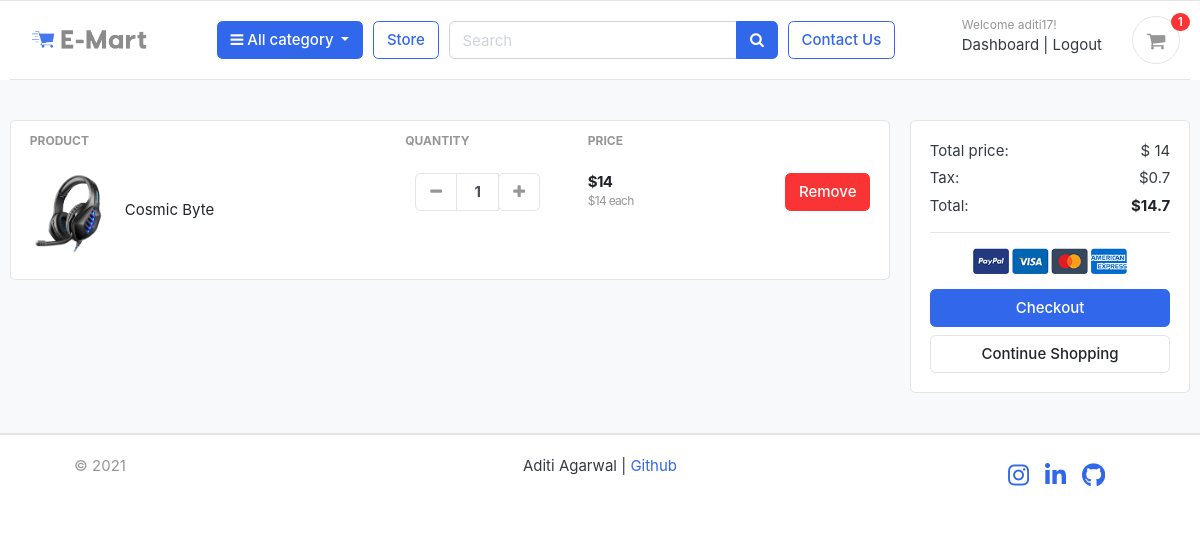
Screenshot of /cart/ (signed in) with the database file from the repository.
### accounts/models.py (models this page shows, shortened)
class Account(AbstractBaseUser):
    first_name=models.CharField(max_length=50)
    last_name=models.CharField(max_length=50)
    username=models.CharField(max_length=50,unique=True)
    email=models.EmailField(max_length=100,unique=True)
    phone_number=models.CharField(max_length=15)
    date_joined=models.DateTimeField(auto_now_add=True)
    last_login=models.DateTimeField(auto_now_add=True)
    is_admin=models.BooleanField(default=False)
    is_staff=models.BooleanField(default=False)
    is_active=models.BooleanField(default=False)
    is_superadmin=models.BooleanField(default=False)
    USERNAME_FIELD='email'
    REQUIRED_FIELDS=['username','first_name','last_name']
    objects= MyAccountManager()

### carts/models.py (models this page shows, shortened)
class CartItem(models.Model):
    user=models.ForeignKey(Account,on_delete=models.CASCADE,null=True)
    product=models.ForeignKey(Product,on_delete=models.CASCADE)
    variations=models.ManyToManyField(Variation,blank=True)
    cart=models.ForeignKey(Cart,on_delete=models.CASCADE,null=True)
    quantity=models.IntegerField()
    is_active=models.BooleanField(default=True)
    def sub_total(self):
        return self.product.price * self.quantity

### store/models.py (models this page shows, shortened)
class Product(models.Model):
    product_name    = models.CharField(max_length=200, unique=True)
    slug            = models.SlugField(max_length=200, unique=True)
    description     = models.TextField(max_length=500, blank=True)
    price           = models.IntegerField()
    images          = models.ImageField(upload_to='photos/products')
    stock           = models.IntegerField()
    is_available    = models.BooleanField(default=True)
    category        = models.ForeignKey(Category, on_delete=models.CASCADE)
    created_date    = models.DateTimeField(auto_now_add=True)
    modified_date   = models.DateTimeField(auto_now=True)
    def get_url(self):
        return reverse('product_detail', args=[self.category.slug, self.slug])

### carts/views.py (the view)
# urls.py: path('',views.cart,name="cart"),
def cart(request,total=0, quantity=0, cart_items=None):
    try:
        tax=0
        grand_total=0
        if request.user.is_authenticated:
            cart_items=CartItem.objects.filter(user=request.user,is_active=True)
        else:
            cart=Cart.objects.get(cart_id=_cart_id(request))
            cart_items=CartItem.objects.filter(cart=cart,is_active=True)
        for cart_item in cart_items:
            total+=(cart_item.product.price*cart_item.quantity)
            quantity+=1
        tax=(5*total)/100
        grand_total=total+tax
    except ObjectDoesNotExist:
        pass
    context={
        'total': total,
        'quantity':quantity,
        'cart_items':cart_items,
        'tax':tax,
        'grand_total':grand_total,
    }
    return render(request,'store/cart.html',context)

### carts/context_processors.py (called while the page is built)
def counter(request):
    cart_count=0
    if 'admin' in request.path:
        return {}
    else:
        try:
            cart=Cart.objects.filter(cart_id=_cart_id(request))
            if request.user.is_authenticated:
                cart_items=CartItem.objects.all().filter(user=request.user)
            else:
                cart_items=CartItem.objects.all().filter(cart=cart[:1])
            for cart_item in cart_items:
                cart_count+=cart_item.quantity
        except Cart.DoesNotExist:
            cart_count=0
    return dict(cart_count=cart_count)

### carts/views.py (called while the page is built)
def _cart_id(request):
    cart=request.session.session_key
    if not cart:
        request.session.create()
    return cart

### category/context_processors.py (called while the page is built)
def menu_links(request):
    links=Category.objects.all
    return dict(links=links)

### category/models.py (called while the page is built)
    def get_url(self):
        return reverse('product_by_category',args=[self.slug])

### templates/store/cart.html (shortened to what this page needs)
{% extends 'base.html' %}
{% load static %}
{% block content %}
<section class="section-content padding-y bg">
    <div class="container">
    {% if not cart_items %}
    <h2 class="text-center"> YOUR SHOPPING CART IS EMPTY!!</h2><br> <h4> Explore our Mart and add items to your cart.</h4>
    <br><div class="text-center">
    <a href="/" class="btn btn-primary">Continue Shopping</a></div>
    {% else %}
    <div class="row">
        <aside class="col-lg-9">
    <div class="card">
    <table class="table table-borderless table-shopping-cart">
    <thead class="text-muted">
    <tr class="small text-uppercase">
      <th scope="col">Product</th>
      <th scope="col" width="120">Quantity</th>
      <th scope="col" width="120">Price</th>
      <th scope="col" class="text-right" width="200"> </th>
    </tr>
    </thead>
    <tbody>
        {% for cart_item in cart_items %}
    <tr>
        <td>
            <figure class="itemside align-items-center">
                <div class="aside"><img src="{{cart_item.product.images.url}}" class="img-sm" style="max-width:100%; max-height:25%; "></div>
                <figcaption class="info">
                    <a href="{{cart_item.product.get_url}}" class="title text-dark">{{cart_item.product.product_name}}</a>
                </figcaption>
            </figure>
        </td>
        <td>
            <div class="col">
                <div class="input-group input-spinner">
                    <div class="input-group-prepend">
                    <a href="{% url 'remove_cart' cart_item.product.id cart_item.id %}" class="btn btn-light" type="button" id="button-plus"> <i class="fa fa-minus"></i> </a>
                    </div>
                    <input type="text" class="form-control"  value="{{ cart_item.quantity }}">
                    <div class="input-group-append">
                        <form action="{% url 'add_cart' cart_item.product.id %}" method="POST">
                            <button class="btn btn-light" type="submit" id="button-minus"> <i class="fa fa-plus"></i> </button>
                        </form>
                    </div>
                </div>
            </div>
        </td>
        <td>
            <div class="price-wrap">
                <var class="price">${{cart_item.sub_total}}</var>
                <small class="text-muted">${{cart_item.product.price}} each </small>
            </div>
        </td>
        <td class="text-right">
            <a href="{% url 'remove_cart_item' cart_item.product.id cart_item.id %}" onclick="return confirm('Are you sure you want to delete this item?')" class="btn btn-danger"> Remove</a>
        </td>
    </tr>
    {% endfor %}
    </tbody>
    </table>
    </div>
        </aside>
        <aside class="col-lg-3">
            <div class="card">
            <div class="card-body">
                <dl class="dlist-align">
                  <dt>Total price:</dt>
                  <dd class="text-right">$ {{total}}</dd>
                </dl>
                <dl class="dlist-align">
                  <dt>Tax:</dt>
                  <dd class="text-right"> ${{tax}}</dd>
                </dl>
                <dl class="dlist-align">
                  <dt>Total:</dt>
                  <dd class="text-right text-dark b"><strong>${{grand_total}} </strong></dd>
                </dl>
                <hr>
                <p class="text-center mb-3">
                    <img src="{% static './images/misc/payments.png' %}" height="26">
                </p>
                <a href="{% url 'checkout' %}" class="btn btn-primary btn-block"> Checkout </a>
                <a href="/" class="btn btn-light btn-block">Continue Shopping</a>
            </div>
            </div>
    </aside>
    </div>
    </div>
    {% endif %}
    </section>
{% endblock %}

### templates/base.html (shortened to what this page needs)
{% load static %}
<!DOCTYPE HTML>
<html lang="en">
<head>
<link href="{% static 'css/bootstrap.css' %}" rel="stylesheet" type="text/css"/>
<link href="{% static 'fonts/fontawesome/css/all.min.css' %}" type="text/css" rel="stylesheet">
<link href="https://cdnjs.cloudflare.com/ajax/libs/Swiper/4.3.5/css/swiper.min.css" type="text/css" rel="stylesheet">
<link href="{% static 'css/ui.css' %}" rel="stylesheet" type="text/css"/>
<link href="{% static 'css/responsive.css' %}" rel="stylesheet" media="only screen and (max-width: 1200px)" />
<link href="{% static 'css/custom.css' %}" rel="stylesheet" type="text/css"/>
<link rel="stylesheet" href="https://cdnjs.cloudflare.com/ajax/libs/font-awesome/4.7.0/css/font-awesome.min.css">
</head>
<body>
	<header class="section-header">
		<div class="container">
			<section class="header-main border-bottom">
				<div class="container">
					<div class="row align-items-center">
						<div class="col-lg-2 col-md-3 col-6">
							<a href="{% url 'home' %}" class="brand-wrap">
								<img class="logo" src="{% static './images/logo1.png' %}">
							</a>
						</div>
						<div class="col-lg col-sm col-md col-6 flex-grow-0">
							<div class="category-wrap dropdown d-inline-block float-right">
								<button type="button" class="btn btn-primary dropdown-toggle" data-toggle="dropdown">
									<i class="fa fa-bars"></i> All category
								</button>
							</div>
						</div>
						<a href="{% url 'store' %}" class="btn btn-outline-primary">Store</a>
						<div class="col-lg  col-md-6 col-sm-12 col">
							<form action="{% url 'search' %}" class="search" method="GET">
								<div class="input-group w-100">
									<input type="text" class="form-control" style="width:60%;" placeholder="Search" name="keyword">
									<div class="input-group-append">
									  <button class="btn btn-primary" type="submit">
										<i class="fa fa-search"></i>
									  </button>
									</div>
								</div>
							</form>
						</div>
							<a href="{% url 'contact' %}" class="btn btn-outline-primary">Contact Us</a>
						<div class="col-lg-3 col-sm-6 col-8 order-2 order-lg-3">
							<div class="d-flex justify-content-end mb-3 mb-lg-0">
								{% if user.id is None %}
								<div class="widget-header">
									<small class="title text-muted">Welcome guest!</small>
									<div>
										<a href="{% url 'login' %}">Sign in</a> <span class="dark-transp"> | </span>
										<a href="{% url 'register' %}"> Register</a>
									</div>
								</div>
								{% else %}
								<div class="widget-header">
									<small class="title text-muted">Welcome {{user.username}}!</small>
									<div>
										<a href="{% url 'dashboard' %}">Dashboard</a> <span class="dark-transp"> | </span>
										<a href="{% url 'logout' %}"> Logout</a>
									</div>
								</div>
								{% endif %}
								<a href="{% url 'cart' %}" class="widget-header pl-3 ml-3">
									<div class="icon icon-sm rounded-circle border"><i class="fa fa-shopping-cart"></i></div>
									<span class="badge badge-pill badge-danger notify">{{cart_count}}</span>
								</a>
							</div>
						</div>
					</div>
				</div>
			</section>
	</header>
<body>
    {% block content %}
    {% endblock %}
    <footer class="section-footer border-top" text-align="center">
		<div class="container">
			<section class="footer-bottom border-top row">
				<div class="col-md-2 text-md-center">
					<p class="text-muted"> &copy 2021  </p>
				</div>
				<div class="col-md-8 text-md-center">Aditi Agarwal | <a href="https://github.com/AditiAgarwal17/emart">Github</div>
				<div class="social-icons">
					<a class="social-icon instagram" href="https://www.instagram.com/aditi_agarwal_17/" target="_blank" rel="author">
						<i class="fab fa-instagram"></i>
					</a>
					<a class="social-icon linkedin" href="https://www.linkedin.com/in/aditiagarwal17/" target="_blank" rel="author">
						<i class="fab fa-linkedin-in"></i>
					</a>
					<a class="social-icon github" href="https://github.com/AditiAgarwal17" target="_blank" rel="author">
						<i class="fab fa-github"></i>
					</a>
				</div>
			</section>
		</div>
	</footer>
    </body>
    </html>

### static/css/ui.css (style rules this page uses)
html { font-family: "Inter", sans-serif; font-size: 15px; }
.price-wrap { letter-spacing: -0.7px; }
.icon-xs, .icon-sm, .icon-md, .icon-lg { display: inline-block; text-align: center; flex-shrink: 0; flex-grow: 0; }
.icon-sm { width: 48px; height: 48px; line-height: 48px !important; font-size: 20px; }
.img-xs, .img-sm, .img-md, .img-lg { -o-object-fit: cover; object-fit: cover; flex-shrink: 0; flex-grow: 0; }
.img-sm { width: 80px; height: 80px; }
.padding-y { padding-top: 40px; padding-bottom: 40px; }
var { font-style: normal; }
figure { margin-bottom: 0; }
.bg { background-color: #f8f9fa; }
.b { font-weight: 600; }
p:last-child { margin-bottom: 0; }
.header-main { position: relative; padding-top: 1rem; padding-bottom: 1rem; }
.brand-wrap .logo, .navbar-brand .logo { margin-right: 7px; max-height: 42px; display: inline-block; }
.widget-header { display: inline-block; vertical-align: middle; position: relative; }
.widget-header a { color: #343a40; }
.widget-header i { color: #969696; }
.widget-header .title { display: block; }
.widget-header .notify { position: absolute; top: -3px; right: -10px; }
.footer-bottom { padding-top: 20px; padding-bottom: 20px; }
.btn-light { background-color: #fff; border-color: #e4e4e4; }
.btn-light i { color: #969696; }
.itemside { position: relative; display: flex; width: 100%; }
.itemside .aside { position: relative; flex-shrink: 0; }
.itemside .info { padding-left: 15px; padding-right: 7px; }
.itemside .title { display: block; margin-bottom: 5px; color: #212529; }
[class*=dlist-] { margin-bottom: 5px; }
[class*=dlist-] dd { margin-bottom: 0; }
.dlist-align { display: flex; }
.dlist-align dt { width: 150px; word-wrap: break-word; font-weight: normal; }
.dlist-align dd { flex-grow: 1; }
.notify { position: absolute; top: -4px; right: -10px; display: inline-block; padding: 0.25em 0.6em; font-size: 12px; line-height: 1; text-align: center; border-radius: 3rem; color: #fff; background-color: #fa3434; }
.price { font-weight: 600; color: #212529; }
.input-spinner { width: 125px; flex-wrap: nowrap; display: inline-flex; vertical-align: middle; }
.input-spinner input.form-control { text-align: center; max-width: 46px; font-weight: bold; flex-basis: 46px; border-color: #e4e4e4; flex-grow: 0; }
.input-spinner .btn { width: 42px; text-align: center; padding-left: 0.5rem; padding-right: 0.5rem; }
.table-shopping-cart.table td, .table-shopping-cart.table th { padding-left: 1.25rem; padding-right: 1.25rem; }
.table-shopping-cart .price-wrap { line-height: 1.2; }
.table-shopping-cart .price { font-weight: bold; margin-right: 5px; display: block; }

### static/css/custom.css (style rules this page uses)
.social-icons { display: flex; font-size: 20px; align-items: center; justify-content: center; flex-flow: row wrap; }
.social-icon { display: flex; position: relative; overflow: hidden; width: var(--link-size); height: var(--link-size); margin: 8px; box-shadow: 2px 5px 5px var(--shadow-col); text-decoration: none; transition: var(--trans-props); }
.social-icon i { margin: auto; font-size: 24px; color: var(--col-icon-instagram); z-index: 1; transition: var(--trans-props); }
.linkedin i { margin: auto; font-size: 24px; color: var(--col-icon-linkedin); z-index: 1; transition: var(--trans-props); }
.github i { margin: auto; font-size: 24px; color: var(--col-icon-github); z-index: 1; transition: var(--trans-props); }
.social-icon:after { content: ""; width: var(--link-size); height: var(--link-size); position: absolute; transform: translate(0, var(--link-size)); border-radius: 50%; transition: var(--trans-props); }
.social-icon.instagram:after { background-color: #1da1f2; box-shadow: var(--instagram); }
.social-icon.github:after { background-color: #1da1f2; box-shadow: var(--github); }
.social-icon.linkedin:after { background-color: #0e76a8; box-shadow: var(--linkedin); }

### rows the page displays
Account: username "aditi17"
CartItem: product.images (picture), product.product_name "Cosmic Byte", quantity "1", sub_total "14", product.price "14"

### other values shown
{{ cart_count }} "1"
{{ total }} "14"
{{ tax }} "0.7"
{{ grand_total }} "14.7"
